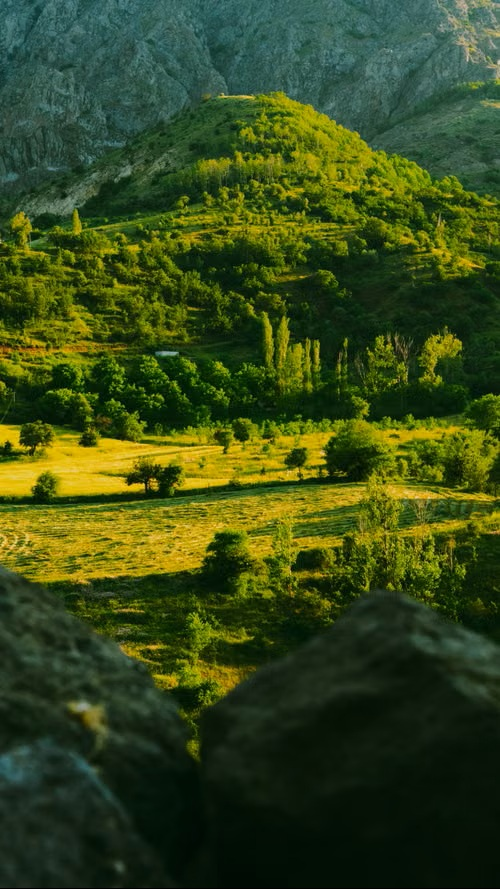
#> input picture Day25/input_images/document.jpg, 500 x 889 px; its folder holds only this picture in this run
$ python challenge.py
#> lines starting #> are read from the running program, lines starting #| are printed output that depends on the picture; after the words box and inside, x2 and y2 are one past the last pixel; in counts of white or black regions, pixels touching at a corner belong together
#> further down, img is the input picture: shape (889, 500, 3); mean B, G, R 25.9, 72.6, 55.4

import cv2
import numpy as np
import os

# Get the correct Day25 folder
BASE_DIR = os.path.dirname(
    os.path.dirname(os.path.abspath(__file__))
)

# Input and output folders
input_folder = os.path.join(BASE_DIR, "input_images")
output_folder = os.path.join(BASE_DIR, "challenge_output")

os.makedirs(output_folder, exist_ok=True)


# Arrange four document corners
def order_points(points):

    rect = np.zeros((4, 2), dtype="float32")

    total = points.sum(axis=1)
    rect[0] = points[np.argmin(total)]
    rect[2] = points[np.argmax(total)]

    diff = np.diff(points, axis=1)
    rect[1] = points[np.argmin(diff)]
    rect[3] = points[np.argmax(diff)]

    return rect


# Correct document perspective
def correct_perspective(img):

    gray = cv2.cvtColor(img, cv2.COLOR_BGR2GRAY)
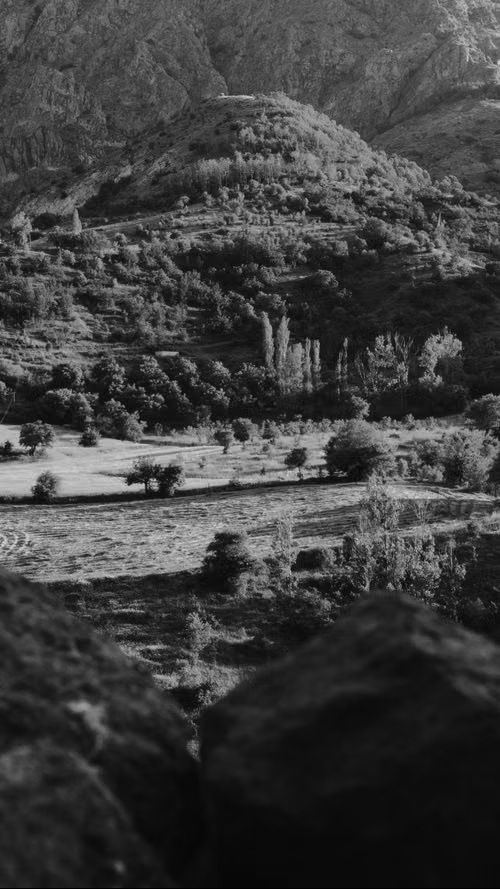
#> gray: shape (889, 500); min 1, max 217, mean 62.1

    edges = cv2.Canny(gray, 50, 150)
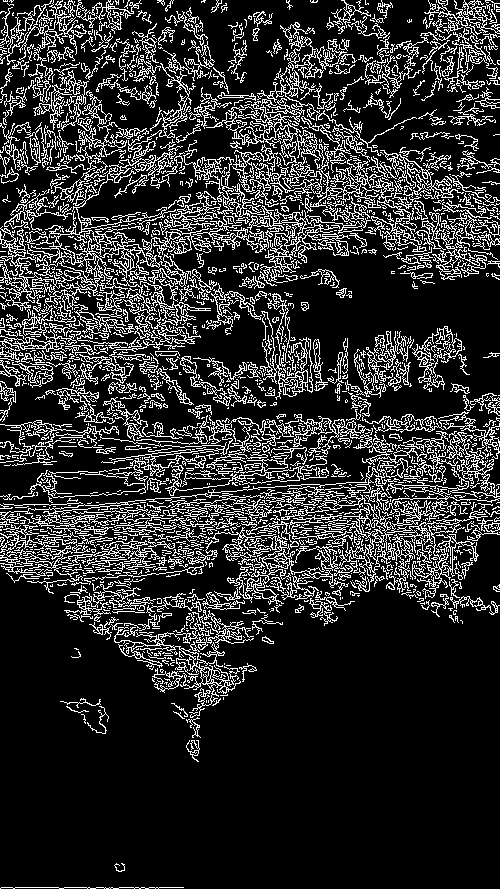
#> edges: shape (889, 500); 17.9% white in thin lines or dots

    contours, _ = cv2.findContours(
        edges,
        cv2.RETR_LIST,
        cv2.CHAIN_APPROX_SIMPLE
    )
#> contours = 3500 contours, 2931 with area under 20; largest, box (x1, y1, x2, y2) and area: (0, 139, 191, 339) 6474, (183, 153, 371, 283) 2614, (206, 67, 417, 207) 2103, (328, 488, 500, 592) 1760, (114, 610, 254, 718) 1074

    contours = sorted(
        contours,
        key=cv2.contourArea,
        reverse=True
    )

    for contour in contours[:15]:

        perimeter = cv2.arcLength(contour, True)

        approx = cv2.approxPolyDP(
            contour, 0.02 * perimeter, True
        )

        if len(approx) == 4:

            points = order_points(
                approx.reshape(4, 2)
            )

            tl, tr, br, bl = points

            width = int(max(
                np.linalg.norm(br - bl),
                np.linalg.norm(tr - tl)
            ))

            height = int(max(
                np.linalg.norm(tr - br),
                np.linalg.norm(tl - bl)
            ))

            if width < 2 or height < 2:
                continue

            new_points = np.float32([
                [0, 0],
                [width - 1, 0],
                [width - 1, height - 1],
                [0, height - 1]
            ])

            matrix = cv2.getPerspectiveTransform(
                points, new_points
            )

            corrected = cv2.warpPerspective(
                img, matrix, (width, height)
            )

            return corrected
#> this loop made 15 passes
#> (perimeter, approx, total in order_points, diff in order_points, width, height, new_points) on pass 15: (1000, [[428, 0], [448, 33], [499, 33], [490, 4]], [428, 481, 532, 494], [-428, -415, -466, -486], 62, 38, [[0, 0], [61, 0], [61, 37], [0, 37]])
#> (perimeter, approx, total in order_points, diff in order_points, width, height) on pass 8: (2580.7, [[281, 519], [411, 450], [499, 492], [382, 435]], [800, 861, 991, 817], [238, 39, -7, 53], 219, 0)
#> `corrected = correct_perspective(img)`:
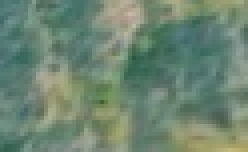
#> corrected: shape (38, 62, 3) (shown 4 times larger); mean B, G, R 113.6, 133.2, 109.5

    print("Corners not detected. Original image used.")
    return img


# Enhance document
def enhance_document(img):

    # Convert to grayscale
    gray = cv2.cvtColor(
        img, cv2.COLOR_BGR2GRAY
    )
#> gray: shape (38, 62)

    # Remove noise
    denoised = cv2.bilateralFilter(
        gray, 9, 75, 75
    )
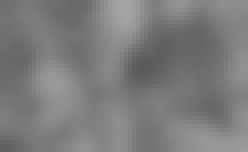
#> denoised: shape (38, 62) (shown 4 times larger); min 90, max 165, mean 123.8

    # Improve contrast
    clahe = cv2.createCLAHE(
        clipLimit=2.0,
        tileGridSize=(8, 8)
    )

    contrast = clahe.apply(denoised)
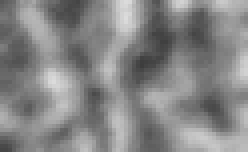
#> contrast: shape (38, 62) (shown 4 times larger); min 61, max 220, mean 133.7

    # Improve brightness
    bright = cv2.convertScaleAbs(
        contrast, alpha=1.1, beta=10
    )
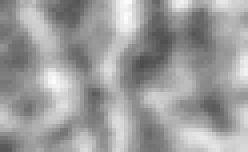
#> bright: shape (38, 62) (shown 4 times larger); min 77, max 252, mean 157.1

    # Sharpen image
    kernel = np.array([
        [0, -1, 0],
        [-1, 5, -1],
        [0, -1, 0]
    ])

    sharp = cv2.filter2D(
        bright, -1, kernel
    )
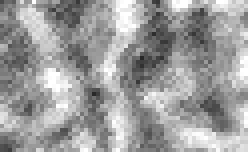
#> sharp: shape (38, 62) (shown 4 times larger); min 40, max 255, mean 157

    return sharp


# Find document images
images = [
    file for file in os.listdir(input_folder)
    if file.lower().endswith((".jpg", ".jpeg", ".png"))
]

# Select only three images
images = sorted(images)[:3]

if len(images) == 0:
    print("No images found in input_images folder!")

else:

    print("Total images found:", len(images))

    for i, filename in enumerate(images, start=1):

        image_path = os.path.join(
            input_folder, filename
        )

        img = cv2.imread(image_path)

        if img is None:
            print("Cannot read:", filename)
            continue

        # Create image folder
        folder = os.path.join(
            output_folder, f"image{i}"
        )

        os.makedirs(folder, exist_ok=True)

        # Save original
        cv2.imwrite(
            os.path.join(folder, "original.jpg"),
            img
        )

        # Correct perspective
        corrected = correct_perspective(img)

        cv2.imwrite(
            os.path.join(folder, "corrected.jpg"),
            corrected
        )

        # Enhance document
        enhanced = enhance_document(corrected)

        cv2.imwrite(
            os.path.join(folder, "enhanced.jpg"),
            enhanced
        )

        print("Successfully processed:", filename)

    print("\nChallenge completed!")
    print("Check your challenge_output folder.")

$ run again, on Day25/input_images/tilted_document.jpg
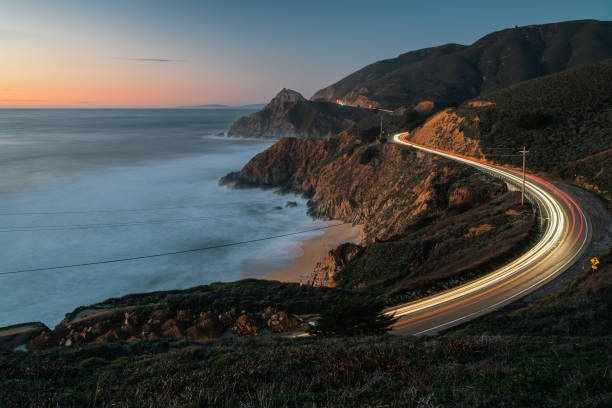
#> input picture Day25/input_images/tilted_document.jpg, 612 x 408 px
#> img is the input picture: shape (408, 612, 3); mean B, G, R 78.1, 78, 73.5
#> in correct_perspective, `edges = cv2.Canny(gray, 50, 150)`:
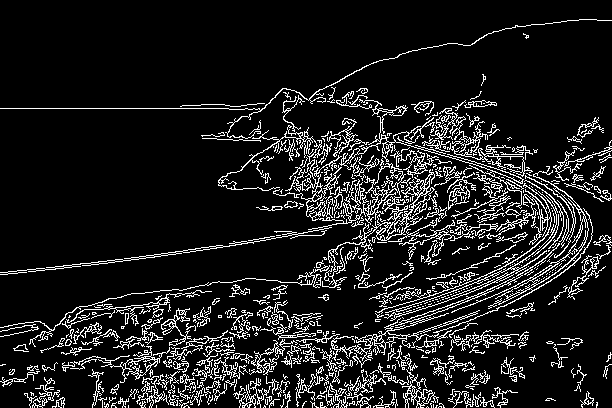
#> edges: shape (408, 612); 11.5% white in thin lines or dots
#> contours = 1184 contours, 1001 with area under 20; largest, box (x1, y1, x2, y2) and area: (331, 166, 593, 368) 1890, (218, 125, 402, 230) 1312, (322, 169, 435, 288) 1132, (531, 218, 589, 285) 530, (339, 99, 524, 209) 410
#> the loop in correct_perspective, `for contour in contours[:15]: ` made 5 passes
#> (perimeter, approx, total in order_points, diff in order_points, width, height, new_points) on pass 5: (1600.4, [[359, 99], [341, 165], [385, 138], [521, 207]], [458, 506, 523, 728], [-260, -176, -247, -314], 194, 68, [[0, 0], [193, 0], [193, 67], [0, 67]])
#> in enhance_document, `bright = cv2.convertScaleAbs( contrast, alpha=1.1, beta=10 )`:
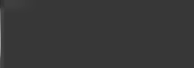
#> bright: shape (68, 194); min 46, max 155, mean 55.6
